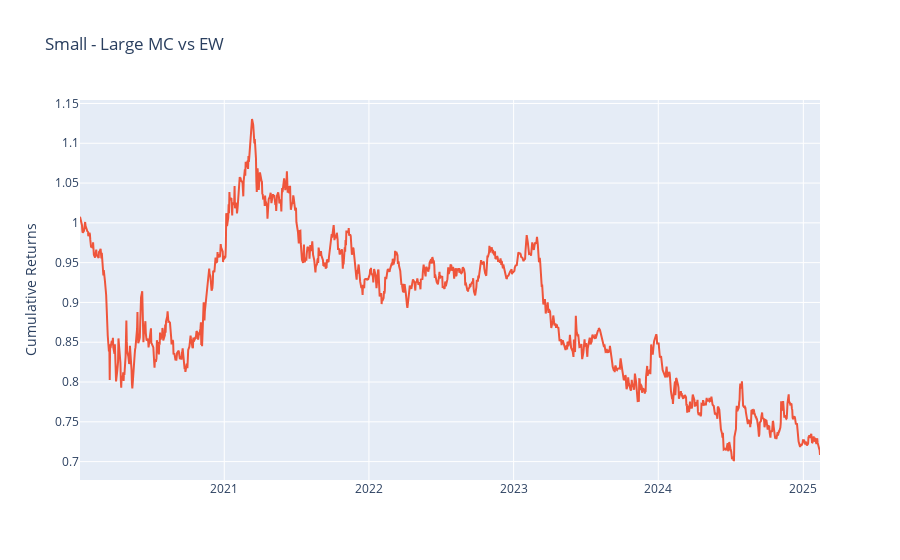

Here is the notebook cell this chart was saved with:
### Code cell
fig = go.Figure()


fig.add_trace(
    go.Scatter(
        x = ew.index,
        y = ew,
        name = 'Equal Weight (Small - Large)'
    )
)

fig.add_trace(
    go.Scatter(
        x = mc.index,
        y = mc,
        name = 'Market Cap Weighted (Small - Large) '
    )
)

fig.update_layout(title = 'Small - Large MC vs EW')
fig.update_yaxes(title = 'Cumulative Returns')
fig.show()

### Figure 1 — Plotly figure (JSON) as saved in the notebook; plotly's stock layout.template omitted (floating-point values rounded to 4 significant figures; data arrays with more than 128 entries replaced by an {"elided": "..."} marker saying what was removed)
{"data": [{"name": "Equal Weight (Small - Large)", "type": "scatter", "x": [], "y": []}, {"name": "Market Cap Weighted (Small - Large) ", "type": "scatter", "x": {"elided": "1285 str values"}, "y": {"elided": "1285 float values"}}], "layout": {"title": {"text": "Small - Large MC vs EW"}, "yaxis": {"title": {"text": "Cumulative Returns"}}}}
